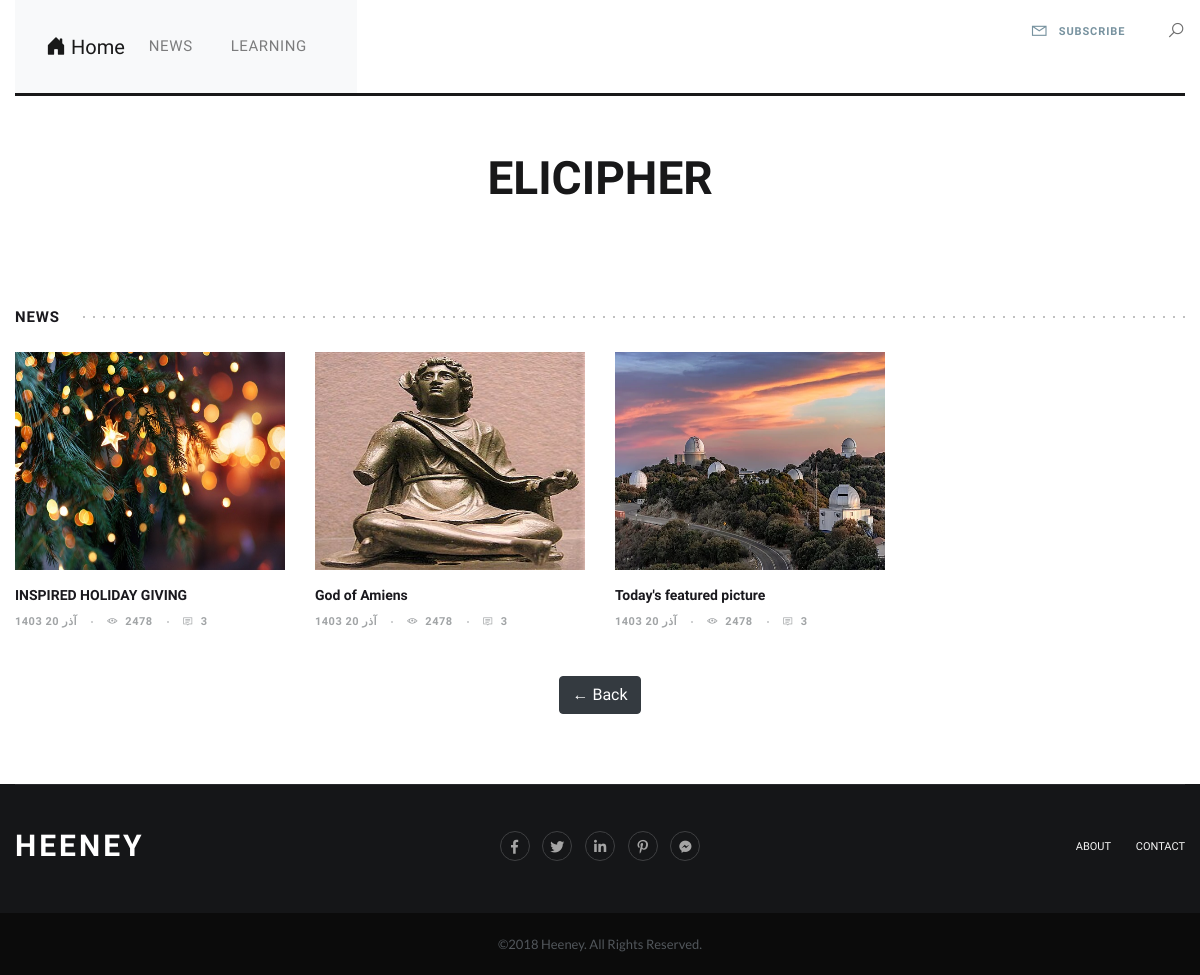
The app's page /category/news/page/2/ with its own data.
### home/models.py (models this page shows, shortened)
class Category(models.Model):
    Parent = models.ForeignKey('self' , default= None , null=True , blank= True , on_delete= models.SET_NULL , related_name="childeren" , verbose_name= "زیر دسته ")
    title = models.CharField(max_length=100 , verbose_name="عنوان دسته بندی")
    sluge = models.SlugField(max_length=100,unique=True , verbose_name= "آدرس دسته بندی")
    status = models.BooleanField(max_length=1  , verbose_name= "آيا نمایش داده شود؟")
    position = models.IntegerField(verbose_name= "پوزیشن")
    class Meta():
        verbose_name = "دسته بندی"
        verbose_name_plural = "دسته بندی ها"
        ordering = ['Parent__id','position']
    objects = CategoryManger()

class Article(models.Model):
    STATUS_CHOICES =(
        ('d' , 'پیش نویس'),
        ('p' , 'منتشر شده'),
    )
    title = models.CharField(max_length=100 , verbose_name="عنوان مقاله")
    sluge = models.SlugField(max_length=100,unique=True , verbose_name= "آدرس")
    description = models.TextField(verbose_name="محتوای مقاله")
    image = models.ImageField(upload_to="images", verbose_name= "تصویر مقاله")
    publish = models.DateTimeField(default=timezone.now , verbose_name= "زمان انتشار")
    created = models.DateField(auto_now_add=True)
    updated = models.DateField(auto_now=True)
    status = models.CharField(max_length=1 , choices=STATUS_CHOICES , verbose_name= "وضعیت")
    Category = models.ManyToManyField(Category , verbose_name= "دسته بندی", related_name= "Articles")
    class Meta():
        verbose_name = "مقاله"
        verbose_name_plural = "مقالات"
    def jpublish(self):
        return time_Converter(self.publish)
    objects = ArticleManger()

### home/views.py (the view)
# urls.py: path("category/<slug:slug>/",category , name="category"),
def category(request , slug , page = 1):
    category = get_object_or_404(Category , sluge = slug , status = True)
    Articles_List = category.Articles.Published()
    paginator = Paginator(Articles_List, 4)
    articles = paginator.get_page(page)
    context = {
      "Category" : category,
      "articles" : articles
    }
    return render(request , 'Category.html',context)

### extentions/jalali.py (called while the page is built)
    def persian_tuple(self):
        return self.persian_year, self.persian_month, self.persian_day

### extentions/utils.py (called while the page is built)
def time_Converter(time):
    mahhaye_shamsi = ['فروردین', 'اردیبهشت', 'خرداد', 'تیر', 'مرداد', 'شهریور', 'مهر', 'آبان', 'آذر', 'دی', 'بهمن', 'اسفند']
    time_to_str = "{},{},{}".format(time.year , time.month , time.day)
    time_to_tuple = jalali.Gregorian(time_to_str).persian_tuple()
    time_to_list = list(time_to_tuple)
    for index , mounth in enumerate(mahhaye_shamsi):
        if time_to_list[1] == index+1 :
            time_to_list[1] = mounth
            break
    output = "{} {} {}".format(
        time_to_list[0],
        time_to_list[1],
        time_to_list[2],
        time.hour,
        time.minute,
    )
    return output

### home/models.py (called while the page is built)
    def Published(self):
        return self.filter(status = 'p')

### home/templatetags/base_tags.py (called while the page is built)
@register.inclusion_tag("partials/category_navbar.html")
def Category_Navbar():
    return {"Category" : Category.objects.all()}

### home/templates/Category.html (shortened to what this page needs)
{% extends 'Base.html' %}
{% block posts %}
<section class="blog-section feat-stors sec-padding">
	<div class="container">
	  <div class="sec-title">
		<h3>{{Category.title}}</h3>
	  </div>
	  <div class="blog-items">
		<div class="row">
		  {% for post in articles %}
		  <div class="col-lg-3 col-md-6 col-sm-6 col-12">
			<div class="blog-item">
			  <div class="blog-img">
				<img src="{{ post.image.url }}" width="219" height="218">
			  </div>
			  <div class="blog-info">
				<h3 class="post-title"><a href="{% url 'detail' post.sluge %}" title="">{{ post.title }}</a></h3>
				<ul class="meta">
				  <li>{{ post.jpublish }}</li>
				  <li><i class="la la-eye"></i>2478</li>
				  <li><a href="#" title=""><i class="la la-comment-o"></i>3</a></li>
				</ul>
			  </div>
			</div>
	  </div>
	{% endfor %}
	</div>
  </section>
{% endblock %}
{% block btn_Cat %}
{% if articles.has_previous %}
<a class="btn btn-dark" href="{% url 'category' Category.sluge articles.previous_page_number %}" role="button"> ← Back</a>
{% endif %}
</div>
{% endblock %}

### home/templates/partials/category_navbar.html (shortened to what this page needs)
<nav class="navbar navbar-expand-lg navbar-light bg-light">
    <div class="container-fluid">
      <a class="navbar-brand" href="#">
        <i class="bi bi-house-door-fill"></i> Home
      </a>
      <div class="collapse navbar-collapse" id="navbarCategoryMenu">
        <ul class="navbar-nav">
          {% for category in Category %}
            {% if category.Parent == None %}
            <li class="nav-item dropdown">
              <a class="nav-link dropdown-toggle" href=""
                 role="button" data-bs-toggle="dropdown" aria-expanded="false">
                {{ category.title }}
              </a>
            </li>
            {% endif %}
          {% endfor %}
        </ul>
      </div>
    </div>
  </nav>

### home/static/blog/css/style.css (style rules this page uses)
html, body, div, span, applet, object, iframe, h1, h2, h3, h4, h5, h6, p, blockquote, pre, a, abbr, acronym, address, big, cite, code, del, dfn, em, img, ins, kbd, q, s, samp, small, strike, strong, sub, sup, tt, var, b, u, i, center, dl, dt, dd, ol, ul, li, fieldset, form, label, legend, table, caption, tbody, tfoot, thead, tr, th, td, article, aside, canvas, details, embed, figure, figcaption, footer, header, hgroup, menu, nav, output, ruby, section, summary, time, mark, audio, video { margin: 0; padding: 0; border: 0; font-size: 100%; font: inherit; vertical-align: baseline; }
article, aside, details, figcaption, figure, footer, header, hgroup, menu, nav, section { display: block; }
body { overflow-x: hidden; font-family: 'Muli', sans-serif; line-height: 1; color: #9c9c9c; font-size: 15px; font-weight: 400; line-height: 22px; }
ul { list-style: none; }
* { margin:0; padding: 0; }
section { display: block; position: relative; }
img { display: inline-block; margin-bottom: -6px; }
.container { padding: 0; }
.sec-padding { padding: 50px 0; }
.blog-img:before, .page-img:before, .social-links li a, .social-links li a:before, .social-links li a:after, .blog-img > img, .blog-item:hover .blog-img > img, .page-link, .wd-post > img, .penc-img, .catgs-links li a, .search-page, .sub-menu, .sub-menu li a, .sub-menu li a:before, .side-menu, .menu-list ul li a, .menu-btn > a span, .post-control ul li, .post-control ul li a { -webkit-transition: all 0.4s linear; -moz-transition: all 0.4s linear; -ms-transition: all 0.4s linear; -o-transition: all 0.4s linear; transition: all 0.4s linear; }
nav { display: inline-block; }
nav ul li { display: inline-block; padding: 19px 11px 20px 11px; position: relative; }
nav ul li a { display: inline-block; color: #1a191e; font-size: 11px; font-weight: 800; text-transform: uppercase; letter-spacing: 0.6px; }
nav ul li:first-child { padding-left: 0; }
.blog-img:before, .page-img:before { content: ''; position: absolute; top: 0; left: 0; width: 100%; height: 100%; background-color: rgba(42,42,42,0.30); z-index: 9; opacity: 0; visibility: hidden; }
.sec-title { position: relative; margin-bottom: 24px; margin-top: -5px; }
.sec-title:before { content: ''; position: absolute; top: 50%; left: 0; width: 100%; height: 1px; background-image: linear-gradient(to right, transparent 80%, #818182 15%); background-size: 10px 100%; background-repeat: repeat-x; -webkit-transform: translateY(-50%); -moz-transform: translateY(-50%); -ms-transform: translateY(-50%); -o-transform: translateY(-50%); transform: translateY(-50%); }
.sec-title h3 { color: #1a191e; font-size: 15px; text-transform: uppercase; font-weight: 900; position: relative; display: inline-block; background-color: #ffffff; padding-right: 22px; letter-spacing: 0.9px; }
.blog-img { margin-bottom: 15px; position: relative; overflow: hidden; }
.blog-img > img { width: 100%; }
.post-title { font-size: 17px; line-height: 25px; color: #1a191e; font-weight: 900; margin-bottom: 4px; }
.post-title a { color: #1a191e; }
.meta { margin-bottom: -7px; }
.meta li, .meta li a { display: inline-block; font-size: 11px; color: #a1a4a6; font-weight: 700; position: relative; text-transform: uppercase; letter-spacing: 0.5px; }
.meta li i { padding-right: 7px; }
.meta li { padding: 0 13px; }
.meta li:last-child { padding-right: 0; }
.meta li:before { content: ''; position: absolute; top: 50%; right: -3px; width: 2px; height: 1px; background-color: #a1a4a6; -webkit-transform: translateY(-50%); -moz-transform: translateY(-50%); -ms-transform: translateY(-50%); -o-transform: translateY(-50%); transform: translateY(-50%); }
.meta li:first-child { padding-left: 0; }
.meta li:last-child:before { display: none; }

### home/static/blog/css/responsive.css (style rules this page uses)
@media (max-width: 1200px) { .container { max-width: 100%;padding: 0 15px; } }
@media (max-width: 1200px) { .feat-stors .post-title { font-size: 14px;line-height: 20px; } }

### home/templates/Base.html (style rules this page uses)
.dropdown-toggle::after { display: none !important; }

### records on screen
Category: title "NEWS"
Category: title "LEARNING"
Article: image (picture), title "INSPIRED HOLIDAY GIVING", jpublish "1403 آذر 20"
Article: image (picture), title "God of Amiens", jpublish "1403 آذر 20"
Article: image (picture), title "Today's featured picture", jpublish "1403 آذر 20"
